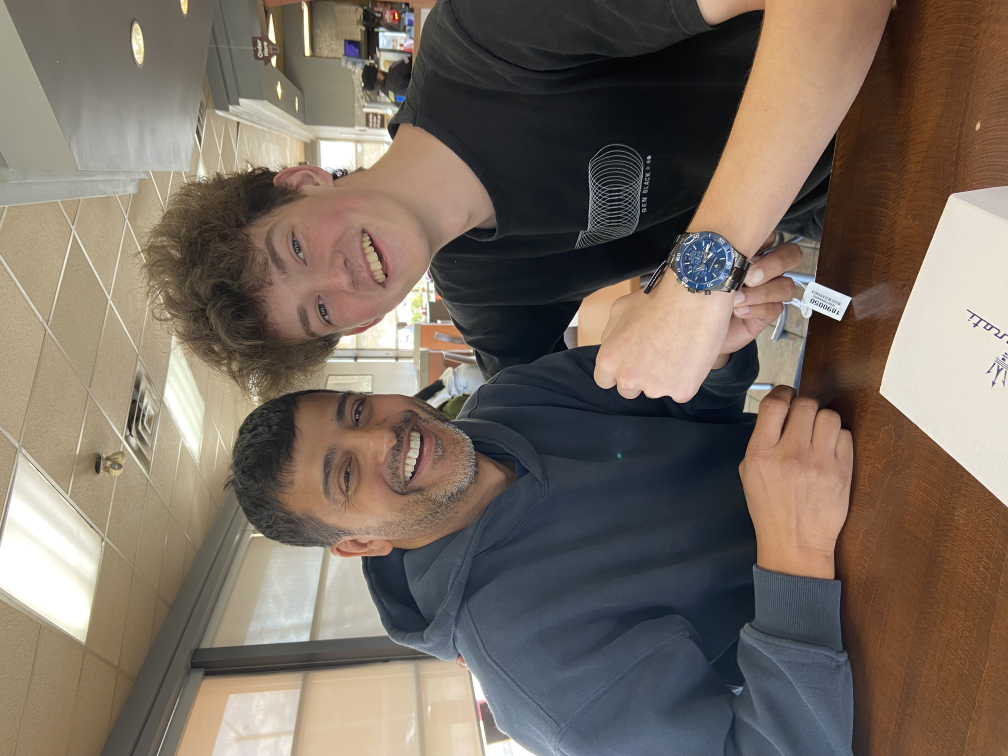
#> input picture assets/images/Altaf.jpeg, 4032 x 3024 px (shown at 1/4 size)
$ python optimize_gallery.py
#> lines starting #> are read from the running program, lines starting #| are printed output that depends on the picture
"""Regenerate homepage derivatives: python -m pip install Pillow; python tool/optimize_gallery.py."""

from pathlib import Path

from PIL import Image, ImageOps

ROOT = Path(__file__).resolve().parents[1]
SOURCES = {
    "altaf": "Altaf.jpeg",
    "elvis": "Elvis.jpeg",
    "puppy-yoga": "PuppYoga.jpeg",
    "christmas": "Christmas.png",
    "gdg-team": "school/GDGteam.jpeg",
    "polycon-golf": "coop/polycon-golf.JPG",
}


def main():
    output = ROOT / "assets/images/gallery"
    output.mkdir(parents=True, exist_ok=True)
    for name, source in SOURCES.items():
        with Image.open(ROOT / "assets/images" / source) as original:
#> original is the input picture: PIL image 4032x3024 RGB; mean R, G, B 119.7, 107.6, 96.5
            image = ImageOps.exif_transpose(original).convert("RGB")
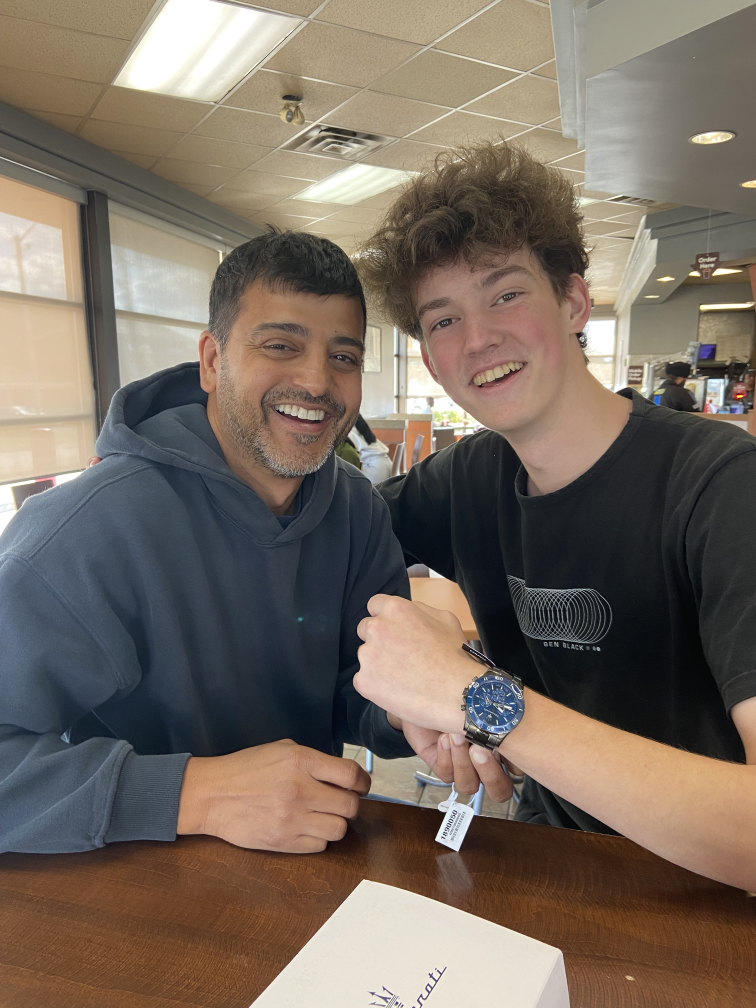
#> image: PIL image 3024x4032 RGB (shown at 1/4 size); mean R, G, B 119.7, 107.6, 96.5
            image.thumbnail((1200, 1200), Image.Resampling.LANCZOS)
#> image: PIL image 900x1200 RGB
            target = output / f"{name}.webp"
            image.save(target, "WEBP", quality=82, method=6)
            print(f"{target.name}: {image.width} x {image.height}, {target.stat().st_size:,} bytes")
#| altaf.webp: 900 x 1200, 98,410 bytes
#> pass 2 of the loop in main, `for name, source in SOURCES.items():`:
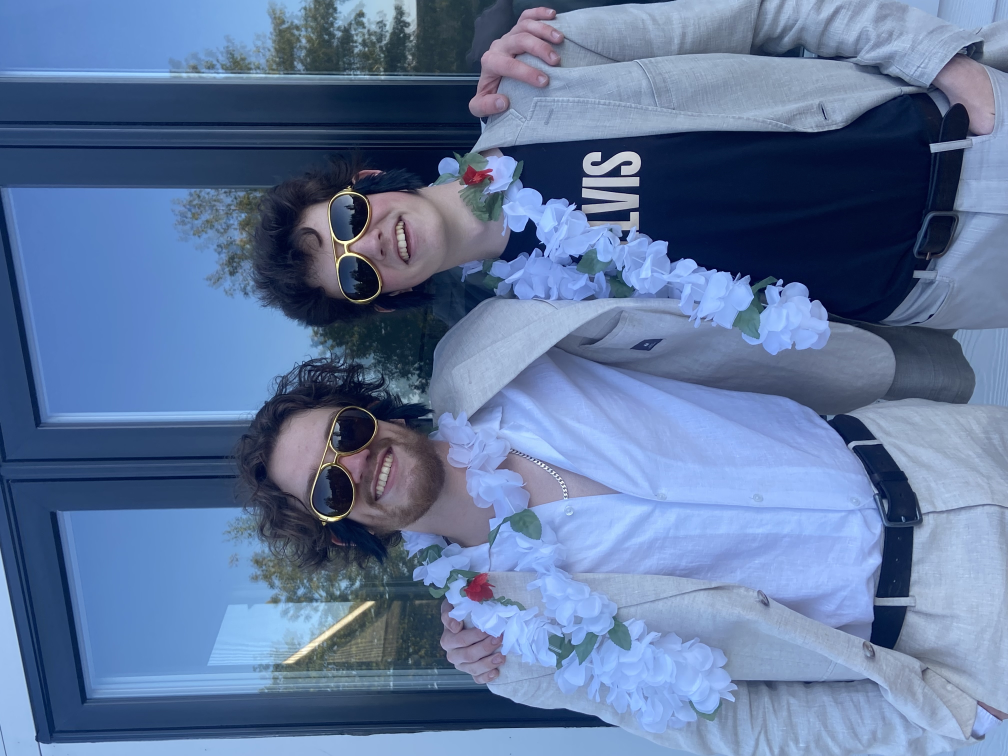
#> input picture assets/images/Elvis.jpeg, 4032 x 3024 px (shown at 1/4 size)
#> in main, original is the input picture: PIL image 4032x3024 RGB; mean R, G, B 94.8, 117.6, 156.7
#> in main, `image = ImageOps.exif_transpose(original).convert("RGB")`:
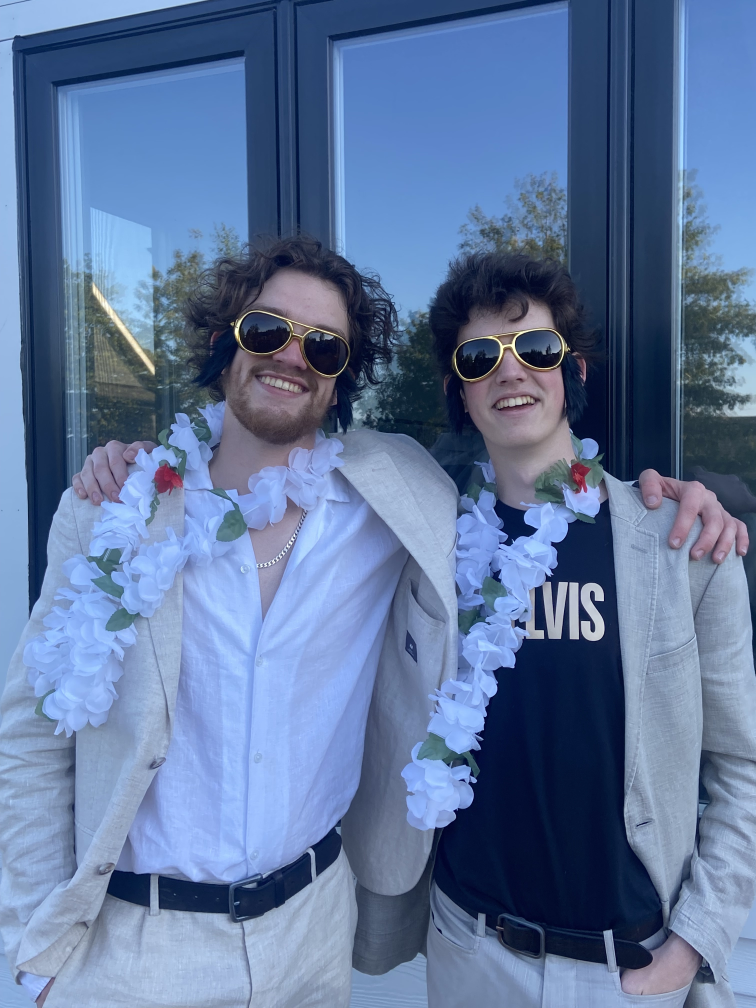
#> image: PIL image 3024x4032 RGB (shown at 1/4 size); mean R, G, B 94.8, 117.6, 156.7
#| elvis.webp: 900 x 1200, 90,538 bytes
#> pass 3 of the loop in main, `for name, source in SOURCES.items():`:
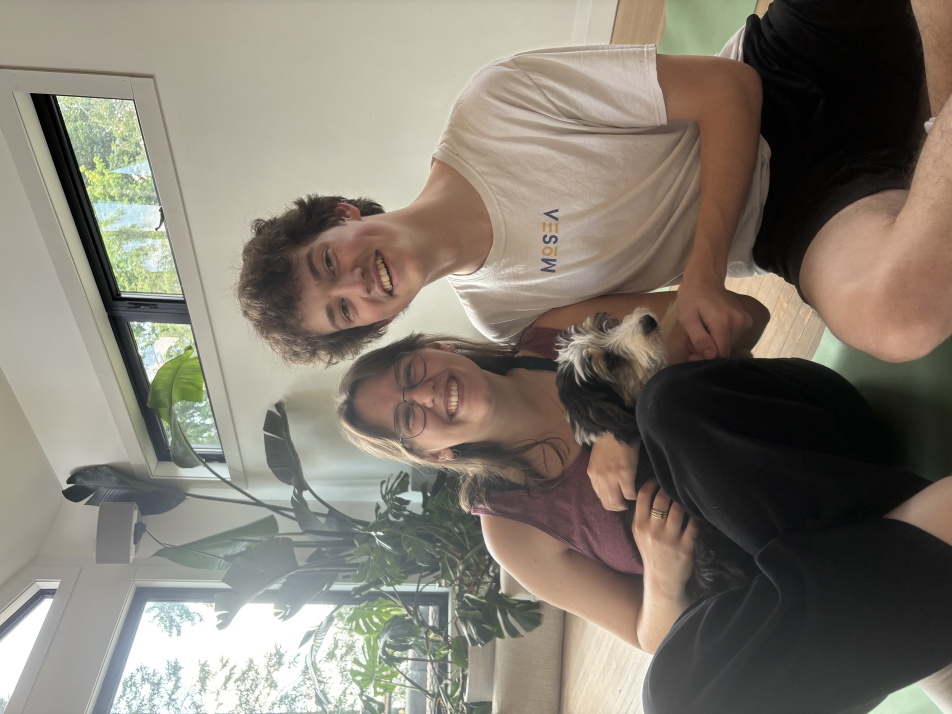
#> input picture assets/images/PuppYoga.jpeg, 5712 x 4284 px (shown at 1/6 size)
#> in main, original is the input picture: PIL image 5712x4284 RGB; mean R, G, B 131, 124, 112.9
#> in main, `image = ImageOps.exif_transpose(original).convert("RGB")`:
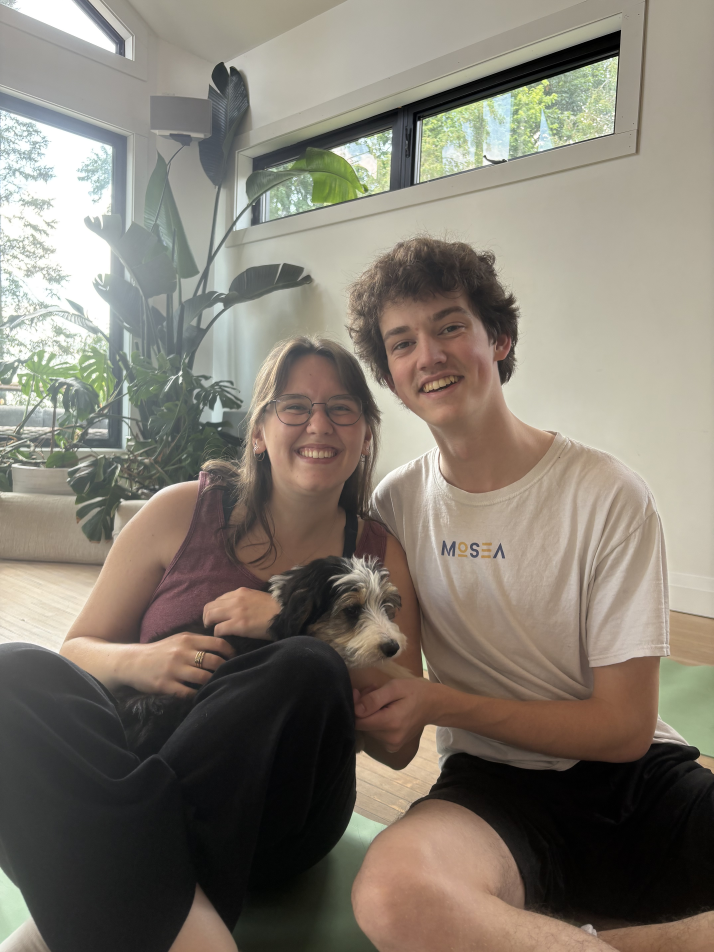
#> image: PIL image 4284x5712 RGB (shown at 1/6 size); mean R, G, B 131, 124, 112.9
#| puppy-yoga.webp: 900 x 1200, 80,294 bytes
#> the loop made 6 passes; the first 3 are shown
    print("If dimensions changed, update aboutGallery aspect ratios in lib/utils/constants.dart.")


if __name__ == "__main__":
    main()
